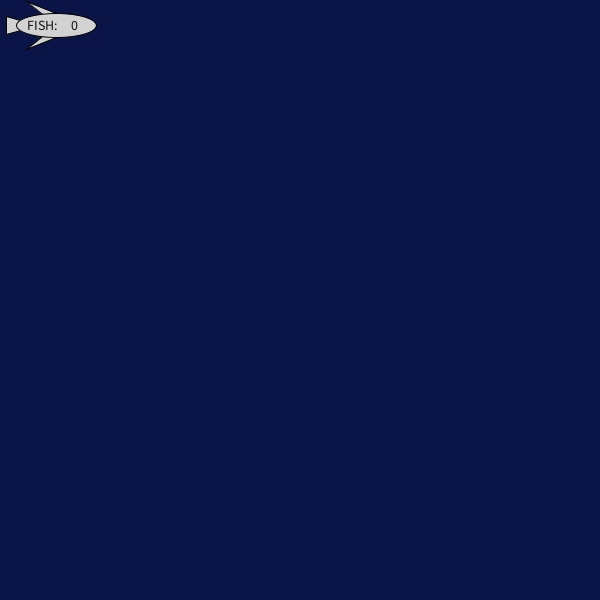
Frame 1 (no input)
Frame 60 (the mouse pressed at the canvas centre just before this capture): identical to frame 1, image omitted
Frame 120 (the mouse held since frame 60 and released just before this capture): identical to frame 1, image omitted

The Processing sketch that drew this single still picture (run headless with seeded random() and noise(); from frame 60 on, the mouse is pressed at the canvas centre):

// Processing sketch: processing_157562
// ── processing_157562.pde


ArrayList<Particle> particles;
int NumOfParticles = 200;

ArrayList<CircleFood> circles;
int NumOfCircles = 10;

int lifespanCircleVal = 3400;
int diameter = 15;

int lifespanDecrem = 2;

float Cfriction = 0.050;

PVector mousetemp = new PVector(0,0);

boolean mousePres1 = false;
PVector mouselast = new PVector (mouseX, mouseY);
PVector mouse;

float maxspeed = 9;

int diamax = 20;
int diamin = 8;

int m = 0;

float colrandom = random(60,90);

void setup() {
  frameRate(20);
  size(600,600);
  smooth();
  
  circles = new ArrayList<CircleFood>();    
  particles = new ArrayList<Particle>();  
}

void draw() {
  background(11,20,70);
  
//  println(circles.size());
  
  FishButton();
  
  m = millis();

  mouse = new PVector(0, 0);
  if (mousePres1 == true) {
      mouse = new PVector(mouseX,mouseY);
      }
  else {
    if ((m % 5000) > 3000) {
      PVector Vtemp;       
      Vtemp = PVector.random2D( );
      Vtemp.mult(80);      
      mouse = PVector.add(mouselast, Vtemp);
      }
    else {
      mouse = mouselast;
      }
    }
    
  for (int i = circles.size()-1; i >= 0; i--) {
    CircleFood cir = circles.get(i);
    cir.update(); 
    cir.checkEdges();
    cir.display();   
    if (cir.isDead()) {
      circles.remove(i);
    }
   
  }

  for (int i = particles.size()-1; i >= 0; i--) {
    Particle p = particles.get(i);
    p.update(); 
    p.checkEdges();
    p.display();    
    if (p.isDead()) {
      particles.remove(i);
    }
  }
  
}

void FishButton() {
  pushMatrix();
  ellipseMode(CENTER);
  translate(diamax*2.8,diamin*3.2);
  stroke(0);
  fill(210);
  triangle(-3*(diamax/3),0,(-2.5*diamax),(-3*2*diamin/5),(-2.5*diamax),(3*2*diamin/5));
  triangle(0,0,(-3*diamax/2),(-3*diamin),0,(-3*diamin/2));
  triangle(0,0,(-3*diamax/2),(3*diamin),0,(3*diamin/2));
  ellipse(0,0,4*diamax,3*diamin);
  textSize(14);
  textAlign(CENTER);  
  fill(20);  
  text("FISH:", -diamax/1.35, diamin/2); 
  text(particles.size(), diamax/1.1, diamin/2);   
  popMatrix();
}
  
void mousePressed() {
  mousePres1 = true;
  
  if ((particles.size() < NumOfParticles) && (mouseX < diamax*6) && (mouseY < diamin*6)) {
    for (int i = 0; i < int(random(1,(NumOfParticles-particles.size()))); i++) {
      particles.add(new Particle(new PVector(mouseX+random(-10,10),mouseY+random(-10,10))));
    }
  }
}

void mouseDragged() {
  mousePres1 = true; 
}  

void mouseReleased() {
  mousePres1 = false;
  mouselast = new PVector (pmouseX, pmouseY);
  
  if ((circles.size() < NumOfCircles) && (mouseX > diamax*6) && (mouseY > diamin*6)) {
    for (int i = 0; i < NumOfCircles-circles.size(); i++) {
      mousetemp = new PVector(mouseX+random(-1*diameter,1*diameter),mouseY+random(-1*diameter,1*diameter));
      circles.add(new CircleFood(mousetemp));
    }
  }
}

class CircleFood {
  PVector location;
  PVector velocity;
  PVector acceleration;
  PVector temp;
  float topspeed;
  PVector randomized;  
  int lifespan;
  color colorOfParticle;
  color colorOfStroke; 
  float diam;
  float incrediam = 0.05;
  float m1;
  
  CircleFood(PVector l) {
    location = l.get();   
    temp = mousetemp;    
    m1 = random (500, 1000);    
    velocity = new PVector(0, 0);
    acceleration = new PVector(-0.001,0.001);
    diam = diameter/2 + random (-diameter/5, diameter/5);
    topspeed = (maxspeed/4)-random(maxspeed/6,maxspeed/5);
    colorOfParticle = color(colrandom+random(-30,30),colrandom+random(-30,30),colrandom+random(-30,30));
    colorOfStroke = color(colrandom+random(-50,0),colrandom+random(-50,0),colrandom+random(-50,0));        
    lifespan = int(random(lifespanCircleVal/2,lifespanCircleVal));    
  }
  
  void update() {
    PVector dir = PVector.sub(temp,location);
    dir.normalize(); 
    dir.mult(0.5); 
    randomized = PVector.random2D();
    randomized.mult(random(0.4));
    dir.add(randomized); 
    acceleration = dir;
    velocity.add(acceleration);
    velocity.limit(topspeed);
    location.add(velocity);
    lifespan -= lifespanDecrem;
  }

  void display() {
    diam = diam - incrediam;
    if (diam < diamin/4) {
      lifespan = 2; 
    }

    stroke(colorOfStroke);
    fill(colorOfParticle);
    ellipse(location.x,location.y,diam,diam);
  }
  
  void checkEdges() {
    if (location.x > width) {
      lifespan = 0;      
    } else if (location.x < 0) {
      lifespan = 0; 
    }
    if (location.y > height) {
      lifespan = 0;    
    } else if (location.y < 0) {
      lifespan = 0;       
    }    
  }
  boolean isDead() { 
    if (lifespan < 10) {
      return true;
    } else {
      return false;
    }
  }
}


class Particle {
  PVector location;
  PVector velocity;
  PVector acceleration;
  PVector randomized;  
  float topspeed;  
  boolean particleOut = false; 
  float colorOfParticle;
  color colorOfStroke;  

  Particle(PVector l) {

    location = l.get();
    
    velocity = new PVector(0, 0);
    acceleration = new PVector(-0.001,0.01);
    topspeed = maxspeed-random(0,maxspeed/3);
    
    colorOfParticle = (colrandom+random(-20,20));
    colorOfStroke = color(colrandom+random(-30,0));    

  }
  
  void update() {      
    PVector dir = PVector.sub(mouse,location);
    dir.normalize(); 
    dir.mult(0.5); 
    randomized = PVector.random2D();
    randomized.mult(random(0, 0.55));
    dir.add(randomized); 
    acceleration = dir; 
    
    PVector friction = velocity.get();
    friction.mult(-1);
    friction.normalize();
    friction.mult(Cfriction); 
    acceleration.add(friction);    

    velocity.add(acceleration);
    velocity.limit(topspeed);
    
    location.add(velocity);
  }
  
  void display() {
    float angle = velocity.heading2D();
    float opacity = map(angle, -PI, PI, 100.0, 200.0);
    float colorOfParticle2 = colorOfParticle+abs(angle)*35;
    
    stroke(colorOfStroke,opacity);
    fill(colorOfParticle2-30,colorOfParticle2-30,colorOfParticle2+40);
    
    pushMatrix();
    ellipseMode(CENTER);
    translate(location.x,location.y);
    rotate(angle);
    triangle(-diamax/3,0,-diamax,-2*diamin/5,-diamax,2*diamin/5);
    triangle(0,0,-diamax/2,-diamin,0,-diamin/2);
    triangle(0,0,-diamax/2,diamin,0,diamin/2);
    ellipse(0,0,diamax,diamin);    
    popMatrix();
  }
  
  void checkEdges() {
    if (location.x > width) {
      particleOut = true;      
    } else if (location.x < 0) {
      particleOut = true; 
    }
    if (location.y > height) {
      particleOut = true;    
    } else if (location.y < 0) {
      particleOut = true;       
    }    
  }
  
  boolean isDead() { 
    if (particleOut == true) {
      return true;
    } else {
      return false;
    }
  }
}
